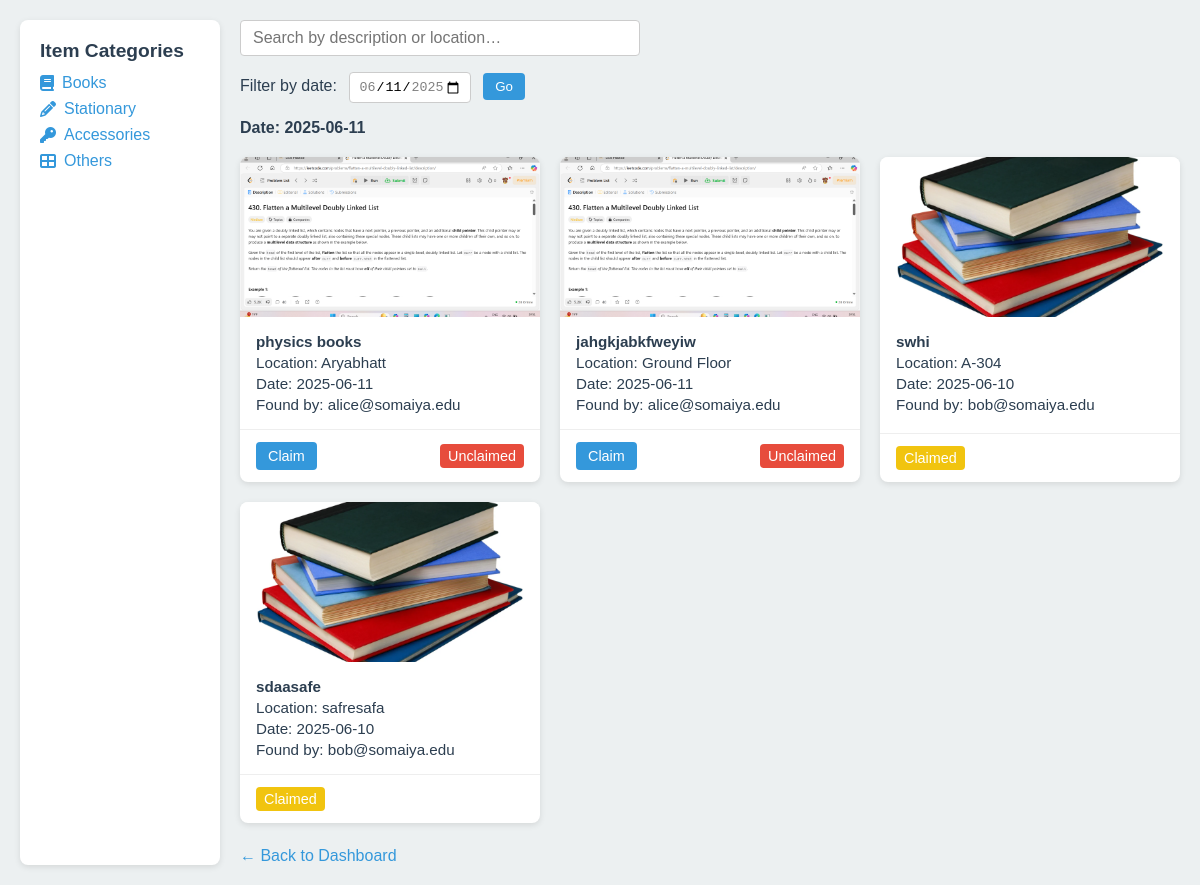
Screenshot of /category/books (signed in) with the database file from the repository.
### app.py (models this page shows)
class Report(db.Model):
    id          = db.Column(db.Integer, primary_key=True)
    email       = db.Column(db.String, nullable=False)
    filename    = db.Column(db.String, nullable=False)
    description = db.Column(db.String, nullable=False)
    location    = db.Column(db.String, nullable=False)
    date_found  = db.Column(db.String, nullable=False)  # 'YYYY-MM-DD'
    category    = db.Column(db.String, nullable=False)
    contact     = db.Column(db.String, nullable=False)
    timestamp   = db.Column(db.DateTime, server_default=db.func.now())
    claimed     = db.Column(db.Boolean, default=False)
    claimed_by  = db.Column(db.String, nullable=True)
    received    = db.Column(db.Boolean, default=False)

### app.py (the view)
@app.route('/category/<cat>')
@login_required
def category_items(cat):
    filter_date = request.args.get('filter_date')
    q = Report.query.filter_by(category=cat, received=False)
    if filter_date:
        q = q.filter_by(date_found=filter_date)
    items = q.order_by(Report.timestamp.desc()).all()
    items_for_js = [
        {'id': i.id, 'description': i.description, 'location': i.location}
        for i in items
    ]
    all_dates = [r.date_found for r in Report.query.with_entities(Report.date_found)]
    max_date = date.today().isoformat()
    min_date = (date.today() - timedelta(days=6)).isoformat()
    user_claims = {
        cr.report_id for cr in ClaimRequest.query.filter_by(user_email=session['email'])
    }
    return render_template(
        'categoryitems.html',
        items=items,
        items_for_js=items_for_js,
        category=cat,
        min_date=min_date,
        max_date=max_date,
        filter_date=filter_date,
        user_claims=user_claims
    )

### app.py (called while the page is built)
@app.context_processor
def inject_globals():
    return {
        'email': session.get('email'),
        'roles': session.get('roles', []),
        'today': date.today()
    }

def login_required(f):
    @wraps(f)
    def wrapper(*args, **kwargs):
        if 'email' not in session:
            return redirect(url_for('do_login'))
        return f(*args, **kwargs)
    return wrapper

### Templates/categoryitems.html (shortened to what this page needs)
<!DOCTYPE html>
<html lang="en">
<head>
  <link rel="stylesheet"
        href="https://cdnjs.cloudflare.com/ajax/libs/font-awesome/6.4.0/css/all.min.css" />
</head>
<body>
  <div class="container">
    <aside class="sidebar">
      <h3>Item Categories</h3>
      <nav>
        <ul>
          <li><a href="{{ url_for('category_items', cat='books') }}"><i class="fas fa-book"></i> Books</a></li>
          <li><a href="{{ url_for('category_items', cat='stationary') }}"><i class="fas fa-pencil-alt"></i> Stationary</a></li>
          <li><a href="{{ url_for('category_items', cat='accessories') }}"><i class="fas fa-key"></i> Accessories</a></li>
          <li><a href="{{ url_for('category_items', cat='others') }}"><i class="fas fa-th-large"></i> Others</a></li>
        </ul>
      </nav>
    </aside>
    <section class="main">
      <div class="search-bar">
        <input
          type="text"
          id="search"
          placeholder="Search by description or location…"
          oninput="filterCards()"
        />
      </div>
      <form class="filter" method="get"
            action="{{ url_for('category_items', cat=category) }}">
        <label for="filter_date">Filter by date:</label>
        <input
          type="date"
          id="filter_date"
          name="filter_date"
          min="{{ min_date }}"
          max="{{ max_date }}"
          value="{{ filter_date or max_date }}"
        />
        <button type="submit">Go</button>
      </form>
      <div class="current-date">
        Date:
        <strong>{{ filter_date or today.strftime('%Y-%m-%d') }}</strong>
      </div>
      <div class="card-grid">
        {% for item in items %}
          <div class="card" data-id="{{ item.id }}">
            <img
              src="{% if item.filename %}
                       {{ url_for('static', filename='uploads/'~item.filename) }}
                     {% else %}
                       {{ url_for('static', filename='images/placeholder.png') }}
                     {% endif %}"
              alt="{{ item.description }}"
            />
            <div class="card-body">
              <p><strong>{{ item.description }}</strong></p>
              <p>Location: {{ item.location }}</p>
              <p>Date: {{ item.date_found }}</p>
              <p>Found by: {{ item.email }}</p>
            </div>
            <div class="card-footer">
              {% if item.received %}
                <span class="status-indicator status-received">Received</span>
              {% elif item.claimed and item.claimed_by==email %}
                <span class="status-indicator status-claimed">Claimed</span>
              {% elif item.id in user_claims %}
                <span class="status-indicator status-claimed">Pending…</span>
              {% else %}
                <button class="action-btn claim-btn"
                        onclick='event.stopPropagation();
                          fetch("{{ url_for("claim_report",report_id=item.id) }}", {
                            method:"POST",
                            headers:{"X-CSRFToken":
                              document.querySelector("meta[name=csrf-token]")
                                      .getAttribute("content")}
                          })
                          .then(r=>r.json())
                          .then(d=>{ alert(d.message); location.reload(); });'>
                  Claim
                </button>
                <span class="status-indicator status-unclaimed">Unclaimed</span>
              {% endif %}
            </div>
          </div>
        {% endfor %}
      </div>
      <a href="{{ url_for('show_home') }}" class="back-btn">&larr; Back to Dashboard</a>
    </section>
  </div>
</body>
</html>

### Templates/categoryitems.html (style rules this page uses)
* { box-sizing: border-box; }
body { margin: 0; font-family: Arial, sans-serif; background: #ecf0f1; color: #2c3e50; }
.container { display: flex; max-width: 1200px; margin: 0 auto; padding: 20px; }
.sidebar { width: 200px; background: #fff; padding: 20px; border-radius: 8px; box-shadow: 0 2px 6px rgba(0,0,0,0.1); margin-right: 20px; }
.sidebar h3 { margin-top: 0; font-size: 1.2rem; margin-bottom: 12px; }
.sidebar ul { list-style: none; padding: 0; margin: 0; }
.sidebar li + li { margin-top: 8px; }
.sidebar a { text-decoration: none; color: #3498db; font-weight: 500; display: flex; align-items: center; gap: 8px; }
.main { flex: 1; }
.search-bar { margin-bottom: 16px; }
.search-bar input { width: 100%; max-width: 400px; padding: 8px 12px; font-size: 1rem; border: 1px solid #ccc; border-radius: 4px; }
form.filter { margin-bottom: 16px; }
form.filter label { margin-right: 8px; font-weight: 500; }
form.filter input[type="date"] { padding: 6px 8px; border: 1px solid #ccc; border-radius: 4px; margin-right: 8px; }
form.filter button { padding: 6px 12px; background: #3498db; border: none; color: #fff; border-radius: 4px; cursor: pointer; }
.current-date { margin-bottom: 20px; font-weight: bold; }
.card-grid { display: grid; grid-template-columns: repeat(auto-fill, minmax(260px, 1fr)); gap: 20px; }
.card { background: #fff; border-radius: 8px; overflow: hidden; box-shadow: 0 2px 6px rgba(0,0,0,0.1); display: flex; flex-direction: column; }
.card img { width: 100%; height: 160px; object-fit: cover; }
.card-body { padding: 12px 16px; flex: 1; }
.card-body p { margin: 4px 0; font-size: 0.95rem; }
.card-footer { padding: 12px 16px; border-top: 1px solid #eee; display: flex; align-items: center; justify-content: space-between; }
.status-indicator { font-size: 0.9rem; padding: 4px 8px; border-radius: 4px; font-weight: 500; }
.status-claimed { background: #f1c40f; color: #fff; }
.status-unclaimed { background: #e74c3c; color: #fff; }
.action-btn { border: none; border-radius: 4px; padding: 6px 12px; font-size: 0.9rem; cursor: pointer; color: #fff; }
.claim-btn { background: #3498db; }
.back-btn { display: inline-block; margin-top: 24px; text-decoration: none; color: #3498db; font-weight: 500; }

### rows the page displays
Report: filename (picture), description "physics books", location "Aryabhatt", date_found "2025-06-11", email "alice@somaiya.edu"
Report: filename (picture), description "jahgkjabkfweyiw", location "Ground Floor", date_found "2025-06-11", email "alice@somaiya.edu"
Report: filename (picture), description "swhi", location "A-304", date_found "2025-06-10", email "bob@somaiya.edu", received "Claimed"
Report: filename (picture), description "sdaasafe", location "safresafa", date_found "2025-06-10", email "bob@somaiya.edu", received "Claimed"
